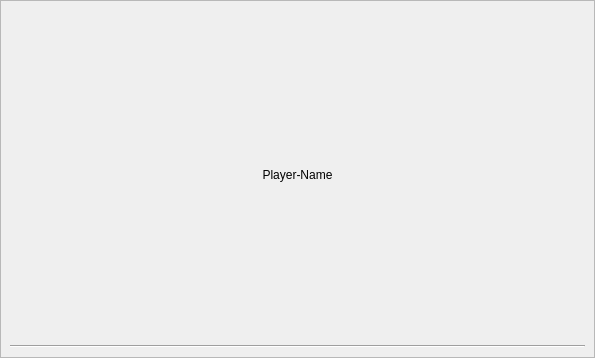
<?xml version="1.0" encoding="UTF-8"?>
<ui version="4.0">
 <class>BeerPlayerWidget</class>
 <widget class="QWidget" name="BeerPlayerWidget">
  <property name="geometry">
   <rect>
    <x>0</x>
    <y>0</y>
    <width>595</width>
    <height>358</height>
   </rect>
  </property>
  <property name="windowTitle">
   <string>Form</string>
  </property>
  <property name="styleSheet">
   <string notr="true"/>
  </property>
  <layout class="QHBoxLayout" name="horizontalLayout_3">
   <property name="margin">
    <number>0</number>
   </property>
   <item>
    <widget class="QFrame" name="frame">
     <property name="frameShape">
      <enum>QFrame::StyledPanel</enum>
     </property>
     <property name="frameShadow">
      <enum>QFrame::Sunken</enum>
     </property>
     <layout class="QVBoxLayout" name="verticalLayout">
      <item>
       <widget class="QLabel" name="labelName">
        <property name="styleSheet">
         <string notr="true"/>
        </property>
        <property name="text">
         <string>Player-Name</string>
        </property>
        <property name="alignment">
         <set>Qt::AlignCenter</set>
        </property>
       </widget>
      </item>
      <item>
       <widget class="Line" name="line">
        <property name="orientation">
         <enum>Qt::Horizontal</enum>
        </property>
       </widget>
      </item>
      <item>
       <layout class="QHBoxLayout" name="horizontalLayout">
        <item>
         <layout class="QGridLayout" name="gridLayoutDrinks"/>
        </item>
        <item>
         <spacer name="horizontalSpacer">
          <property name="orientation">
           <enum>Qt::Horizontal</enum>
          </property>
          <property name="sizeType">
           <enum>QSizePolicy::Expanding</enum>
          </property>
          <property name="sizeHint" stdset="0">
           <size>
            <width>0</width>
            <height>0</height>
           </size>
          </property>
         </spacer>
        </item>
       </layout>
      </item>
     </layout>
    </widget>
   </item>
  </layout>
 </widget>
 <resources/>
 <connections/>
</ui>
